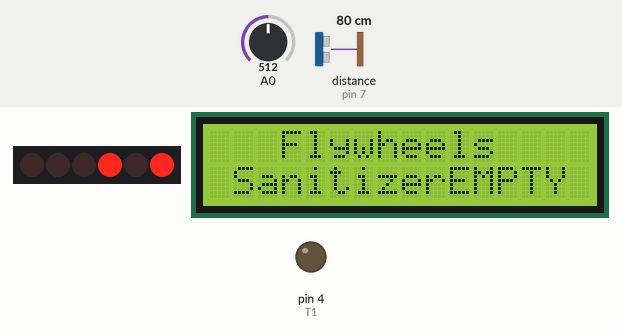
Recording of a sketch running on a simulated Arduino Uno, built with avr-gcc and run on an emulated ATmega328P. Parts: 6×1 LED matrix, 16×2 character LCD, output pins drawn as LEDs (lit = HIGH). Wiring (inferred from the names in the program): ultrasonic range finder: trigger pin 6; echo pin 7; charlieplexed LEDs: lines pin 15, pin 16, pin 18. The inputs (shaded band) are chosen by the test bench; at power-on: A0 = 512, distance to the obstacle (sensor on pin 7) 80 cm. The echo pulse lasts 58.3 µs per cm; EEPROM starts erased; pins used as bus, display or sensor lines are not drawn.

Above: at 6.4 s.
6.5 s: A0 set to 351
9.8 s: A0 set to 334
At 10.88 s:
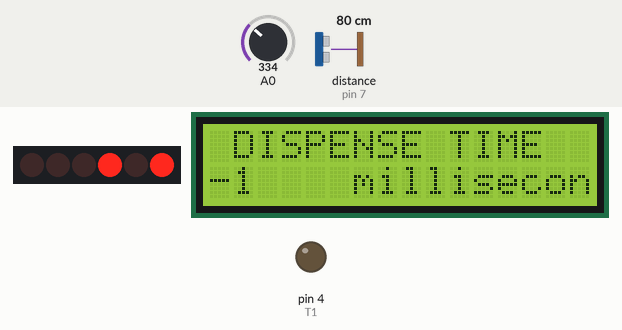
At 12.8 s:
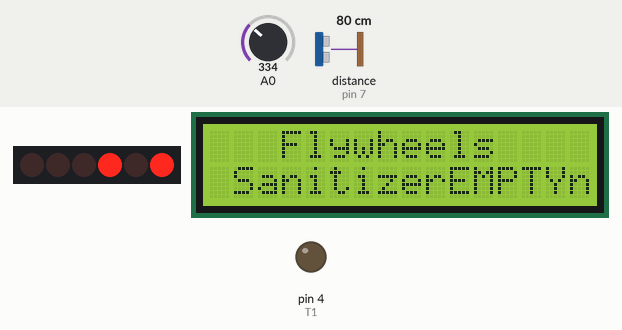
15.8 s: A0 set to 810
At 16.52 s:
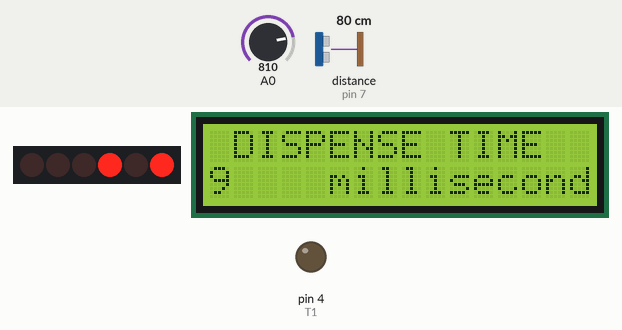
17.8 s: A0 set to 331
At 18.22 s:
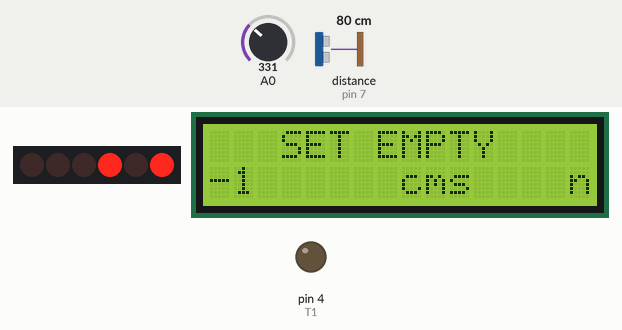
21.1 s: A0 set to 297
23.5 s: A0 set to 266
Timing chart, 0 to 26.5 s (numbered marks = the images above; inputs shaded):
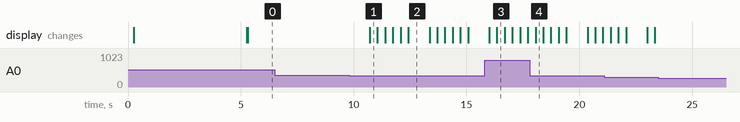

The sketch:

firmwareV1.0.ino
```cpp
#define R1 2
#define R2 3
#define BUZZ 15
int sflag;
struct storage_object {
  int object_dist;
  int san_full;
  int san_low;
  int san_empty;
  int san_delay;
};
extern storage_object san_object;
typedef enum
{
  OBJECT = 0,
  TANK_EMPTY,
  TANK_FULL,
  TANK_LOW,
  TEMP_HIGH,
  TEMP_LOW
}LEDS;

typedef enum
{
  STBY = 0,
  SET_OBJECT,
  SET_TANK_FULL,
  SET_TANK_LOW,
  SET_TANK_EMPTY,
  SET_DELAY,
  DISP_SAN_FULL,
  DISP_SAN_LOW,
  DISP_SAN_EMPTY,
}MENU;
MENU menu = STBY;
void setup() {
  // put your setup code here, to run once:
  pinMode(R1,OUTPUT);
  pinMode(R2,OUTPUT);
  pinMode(BUZZ,OUTPUT);
  setup_leds();
  setup_lcd();
  setup_timer();
  setup_storage();
  sense_setup();
  welcome_screen();
  delay(5000);
  set_led(OBJECT,1);
  set_led(TANK_FULL,1);
  set_led(TANK_LOW,1);
  set_led(TANK_EMPTY,1);
}

void loop() {
  // put your main code here, to run repeatedly:
  int key = 0;
  unsigned char obj = 0;
  unsigned char level = 0;
  switch(menu)
  {
    case STBY:
    level = s2_sense();
    switch(level)
    {
      case 0xFF:
      stby(); // screen
      set_led(TANK_FULL,1);
      set_led(TANK_LOW,0);
      set_led(TANK_EMPTY,0);
      if(true == s1_sense())
    {
        if(sflag==0){
        object();
        digitalWrite(R1, HIGH);
        set_led(OBJECT,1);
        delay(san_object.san_delay);
        digitalWrite(R1, LOW);
        set_led(OBJECT,0);
        delay(san_object.san_delay);
        sflag=1;}
      else
      sflag=0;
    }
      break;
      case 0xCC:
      set_led(TANK_FULL,0);
      set_led(TANK_LOW,1);
      set_led(TANK_EMPTY,0);
      tank_low();
      if(true == s1_sense())
      {
      if(sflag==0){
        object();
        digitalWrite(R1, HIGH);
        set_led(OBJECT,1);
        delay(san_delay);
        digitalWrite(R1, LOW);
        set_led(OBJECT,0);
        delay(san_delay);
        sflag=1;}
      else
        sflag=0;
      }
      digitalWrite(BUZZ,HIGH);
      delay(50);
      digitalWrite(BUZZ,LOW);
      delay(500);
      break;
      case 0xAA:
      set_led(TANK_FULL,0);
      set_led(TANK_LOW,0);
      set_led(TANK_EMPTY,1);
      tank_empty();
      digitalWrite(BUZZ,HIGH);
      delay(100);
      digitalWrite(BUZZ,LOW);
      delay(500);
      break;
      default:
      break;
    }

    key = read_key();
    if(key == 'R')
    {
      menu = menu + 1;
      delay(300);
    }
    if(key == 'L')
    {
      menu = SET_DELAY;
      delay(300);
    }
    break;
    case SET_OBJECT:
    obj_set();
    break;
    case SET_TANK_FULL:
    san_full();
    break;
    case SET_TANK_LOW:
    san_low();
    break;
    case SET_TANK_EMPTY:
    san_empty();
    break;
    case SET_DELAY:
    san_delay();
    break;
    default:
    break;
  }


}
```

cpx.ino
```cpp
#define CPL_NO 6
/* charlieplex algorithm*/

char CPX_array[] = {16,17,18};
char LED_LUT[][2]={
  {1,3},//3
  {3,1},//4
  {2,3},//5
  {3,2},//6
  {1,2},//1
  {2,1},//2
  };
char rast_array[CPL_NO]={0};

void clear_all_led()
{
    for(int i = 0; i< 7;i++)
    {
      pinMode(CPX_array[i],INPUT);
    }
}
void set_led(char l, char val)
{
  rast_array[l] = val;
}
void raster()
{
  static int i = 0;
  if (rast_array[i] > 0)
  {
    led_glow(i);
  }
  else
  {
    clear_all_led();
  }
  i++;
  if (i>CPL_NO)
  {
    i = 0;
  }

}
void setup_leds()
{
  clear_all_led();
  for(int j = 0; j<2000;j++)
  {
  for(int i = 0; i<CPL_NO;i++)
  {

      pinMode(CPX_array[LED_LUT[i][0]-1],OUTPUT);
      pinMode(CPX_array[LED_LUT[i][1]-1],OUTPUT);
      digitalWrite(CPX_array[LED_LUT[i][0]-1],LOW);
      digitalWrite(CPX_array[LED_LUT[i][1]-1],HIGH);
  }
  }
  clear_all_led(); // switchoff all leds
  //led_glow(1);
}
void led_glow(unsigned char led_pin_no)
{
    if (led_pin_no >= CPL_NO)
    {
      clear_all_led();
    }
    else
    {
      clear_all_led();
      pinMode(CPX_array[LED_LUT[led_pin_no][0]-1],OUTPUT);
      pinMode(CPX_array[LED_LUT[led_pin_no][1]-1],OUTPUT);
      digitalWrite(CPX_array[LED_LUT[led_pin_no][0]-1],LOW);
      digitalWrite(CPX_array[LED_LUT[led_pin_no][1]-1],HIGH);
    }
}
```

display.ino
```cpp
#include <LiquidCrystal.h>

const int rs = 11, en = 10, d4 = 12, d5 = 13, d6 = 19, d7 = 9;
LiquidCrystal lcd(rs, en, d4, d5, d6, d7);

void setup_lcd()
{
  lcd.begin(16, 2);
  //lcd.print("Flywheels");
}
void welcome_screen()
{
  lcd.setCursor(0, 0);
  lcd.print("   Flywheels   ");
  lcd.setCursor(0, 1);
  lcd.print(" Sanitizer Disp ");
}

void object()
{
  lcd.setCursor(0, 0);
  lcd.print("   Flywheels   ");
  lcd.setCursor(0, 1);
  lcd.print("ObjectDetected");
}

void stby()
{
  lcd.setCursor(0, 0);
  lcd.print("   Flywheels   ");
  lcd.setCursor(0, 1);
  lcd.print("    Standby    ");
}

void tank_low()
{
  lcd.setCursor(0, 0);
  lcd.print("   Flywheels   ");
  lcd.setCursor(0, 1);
  lcd.print(" Sanitizer LOW ");
}
void tank_full()
{
  lcd.setCursor(0, 0);
  lcd.print("   Flywheels   ");
  lcd.setCursor(0, 1);
  lcd.print(" SanitizerFULL ");
}
void tank_empty()
{
  lcd.setCursor(0, 0);
  lcd.print("   Flywheels   ");
  lcd.setCursor(0, 1);
  lcd.print(" SanitizerEMPTY");
}
void set_object()
{
  lcd.setCursor(0, 0);
  lcd.print("  SET  OBJECT  ");
  lcd.setCursor(0, 1);
  lcd.print("               ");
}
void disp_param(int dist)
{
  lcd.setCursor(0, 1);
  lcd.print(dist);
  lcd.print("      cms");
}

void set_san_full()
{
  lcd.setCursor(0, 0);
  lcd.print("   SET  FULL   ");
  lcd.setCursor(0, 1);
  lcd.print("               ");
}
void set_san_low()
{
  lcd.setCursor(0, 0);
  lcd.print("    SET LOW    ");
  lcd.setCursor(0, 1);
  lcd.print("               ");
}
void set_san_empty()
{
  lcd.setCursor(0, 0);
  lcd.print("   SET EMPTY   ");
  lcd.setCursor(0, 1);
  lcd.print("               ");
}
void set_delay()
{
  lcd.setCursor(0,0);
  lcd.print(" DISPENSE TIME ");
  lcd.setCursor(0,1);
  lcd.print("                 ");
}
void disp(int key)
{
  lcd.setCursor(10, 0);
  lcd.print(key);
}
void disp_param1(int dis)
{
  lcd.setCursor(0, 1);
  lcd.print(dis);
  lcd.print("    milliseconds");
}
```

eeprom.ino
```cpp
#include <EEPROM.h>

#define begin_address 0
/*struct storage_object {
  int object_dist;
  int san_full;
  int san_low;
  int san_empty;
  int san_delay;
};*/

storage_object san_object; //

void setup_storage()
{
  EEPROM.get(begin_address, san_object);
}
void write_storage()
{
  EEPROM.put(begin_address, san_object);
}
```

key_read.ino
```cpp
char read_key()
{
  char k = get_key();
  for(int i =0; i<20; i++)
  {
    if(k != get_key())
    {
      return 'N';
    }
  }
  return k;
}

char get_key()
{
  int key_read = 0;
  for(int i =0; i<10; i++)
  {
    key_read = analogRead(A0);
  }
  //key_read = analogRead(A0);
  for(int i =0; i<5; i++)
  {
    key_read = (analogRead(A0)+key_read)/2;
  }
  //return key_read;
  //disp(key_read);
  if((key_read < 260) && (key_read >20))
  {
    return 'R';
  }
  if((key_read < 341) && (key_read >280))
  {
    return 'L';
  }
  if((key_read < 590) && (key_read > 350))
  {
    return 'D';
  }
  if((key_read < 1024) && (key_read > 800))
  {
    return 'U';
  }
  return 'N';
}
```

menu_functions.ino
```cpp
extern storage_object san_object;

void obj_set()
{
  char key;
  set_object();
  disp_param(san_object.object_dist);
  delay(300);
  key = read_key();
  if(key == 'U')
  {
    if(san_object.object_dist < 50)
    {
      san_object.object_dist++;
    }
  }
  if(key == 'D')
  {
    if(san_object.object_dist > 0)
    {
      san_object.object_dist--;
    }
  }
  if(key == 'R')
  {
    write_storage();
    menu = SET_TANK_FULL;
  }
  if(key == 'L')
  {
    write_storage();
    menu = STBY;
  }
}

void san_full()
{
  char key;
  set_san_full();
  disp_param(san_object.san_full);
  delay(300);
  key = read_key();
  if(key == 'U')
  {
    if(san_object.san_full < 50)
    {
      san_object.san_full++;
    }
  }
  if(key == 'D')
  {
    if(san_object.san_full > 0)
    {
      san_object.san_full--;
    }
  }
  if(key == 'R')
  {
    write_storage();
    menu = SET_TANK_LOW;
  }
  if(key == 'L')
  {
    write_storage();
    menu = SET_OBJECT;
  }
}

void san_low()
{
  char key;
  set_san_low();
  disp_param(san_object.san_low);
  delay(300);
  key = read_key();
  if(key == 'U')
  {
    if(san_object.san_low < 50)
    {
      san_object.san_low++;
    }
  }
  if(key == 'D')
  {
    if(san_object.san_low > 0)
    {
      san_object.san_low--;
    }
  }
  if(key == 'R')
  {
    write_storage();
    menu = SET_TANK_EMPTY;
  }
  if(key == 'L')
  {
    write_storage();
    menu = SET_TANK_FULL;
  }
}

void san_empty()
{
  char key;
  set_san_empty();
  disp_param(san_object.san_empty);
  delay(300);
  key = read_key();
  if(key == 'U')
  {
    if(san_object.san_empty < 50)
    {
      san_object.san_empty++;
    }
  }
  if(key == 'D')
  {
    if(san_object.san_empty > 0)
    {
      san_object.san_empty--;
    }
  }
  if(key == 'R')
  {
    write_storage();
    menu = SET_DELAY;
  }
  if(key == 'L')
  {
    write_storage();
    menu = SET_TANK_LOW;
  }
}
void san_delay()
{
  char key;
  set_delay();
  disp_param1(san_object.san_delay);
  delay(300);
  key = read_key();
  if(key == 'U')
  {
    if(san_object.san_delay < 500)
    {
      san_object.san_delay+=10;
    }
  }
  if(key == 'D')
  {
    if(san_object.san_delay > 0)
    {
      san_object.san_delay-=10;
    }
  }
  if(key == 'R')
  {
    write_storage();
    menu = STBY;
  }
  if(key == 'L')
  {
    write_storage();
    menu = SET_TANK_EMPTY;
  }
}
```

sensors.ino
```cpp
#define T1 4
#define E1 5
#define T2 6
#define E2 7
extern storage_object san_object; //
long duration; // variable for the duration of sound wave travel
int distance; // variable for the distance measurement

void sense_setup()
{
  //below is for object/hand sensing
  pinMode(T1, OUTPUT); // Sets the trigPin as an OUTPUT
  pinMode(E1, INPUT); // Sets the echoPin as an INPUT
  // below is for level sensing
  pinMode(T2, OUTPUT); // Sets the trigPin as an OUTPUT
  pinMode(E2, INPUT); // Sets the echoPin as an INPUT
}
char s2_sense()
{
    // Clears the trigPin condition
  digitalWrite(T2, LOW);
  delayMicroseconds(2);
  // Sets the trigPin HIGH (ACTIVE) for 10 microseconds
  digitalWrite(T2, HIGH);
  delayMicroseconds(10);
  digitalWrite(T2, LOW);
  // Reads the echoPin, returns the sound wave travel time in microseconds
  duration = pulseIn(E2, HIGH);
  // Calculating the distance
  distance = duration * 0.034 / 2; // Speed of sound wave divided by 2 (go and back)
  if(distance <= san_object.san_full && distance < san_object.san_low)
  return 0xFF;
  if(distance >= san_object.san_low && distance < san_object.san_empty)
  return 0xCC;
  if(distance >= san_object.san_empty)
  return 0xAA;
  return distance;
}
char s1_sense()
{
  // Clears the trigPin condition
  digitalWrite(T1, LOW);
  delayMicroseconds(2);
  // Sets the trigPin HIGH (ACTIVE) for 10 microseconds
  digitalWrite(T1, HIGH);
  delayMicroseconds(10);
  digitalWrite(T1, LOW);
  // Reads the echoPin, returns the sound wave travel time in microseconds
  duration = pulseIn(E1, HIGH);
  // Calculating the distance
  distance = duration * 0.034 / 2; // Speed of sound wave divided by 2 (go and back)
  if(distance <= san_object.object_dist )
  return true;
  else
  return false;
}
```

timer.ino
```cpp
#include <TimerOne.h>

void setup_timer()
{
  Timer1.initialize(1000); //microseconds
  Timer1.attachInterrupt(cbk_timer);
}
void cbk_timer(void)
{
  raster();
  //disp();
}
```

Measured:
- the behaviour switches between 341 and 340 on A0 (found by bisection; images 0 and 1)
- after the input at 6.5 s, every drawn part: stays the same
- after the input at 9.8 s, the display: changes after 0.92 s (image 1)
- after the input at 15.8 s, the display: first differs from a run without the input after 0.55 s (image 3)
- after the input at 17.8 s, the display: changes after 0.26 s (image 4)
- after the input at 23.5 s, every drawn part: stays the same
- what the display in image 2 shows lasts 1.0 s, from 12.4 s to 13.4 s
